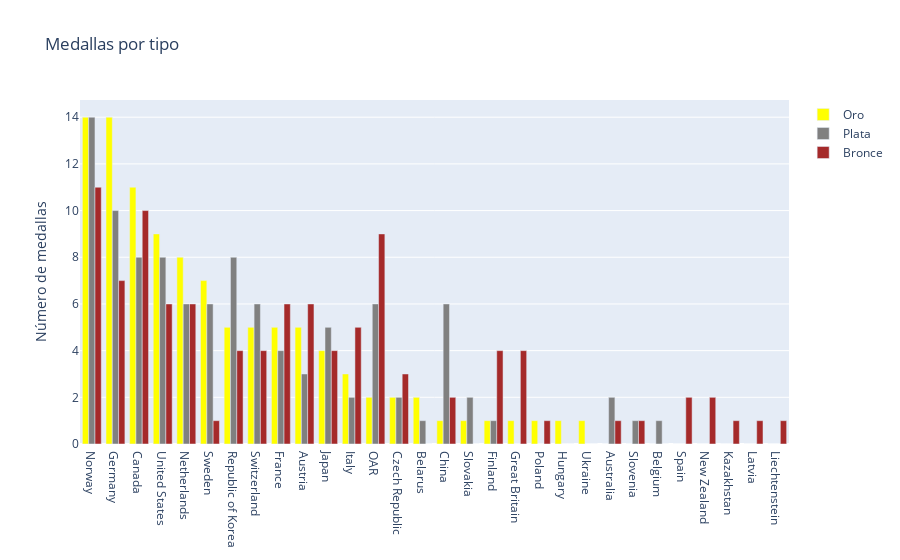

The notebook cell this image was saved under:
### Code cell
datos = [oro, plata, bronce]
capa = go.Layout(title='Medallas por tipo', yaxis=dict(title='Número de medallas'))
figure = go.Figure(data=datos, layout=capa)
pyo.iplot(figure)

### Figure 1 — Plotly figure (JSON) as saved in the notebook; plotly's stock layout.template omitted (floating-point values rounded to 4 significant figures)
{"data": [{"marker": {"color": "yellow"}, "name": "Oro", "type": "bar", "x": ["Norway", "Germany", "Canada", "United States", "Netherlands", "Sweden", "Republic of Korea", "Switzerland", "France", "Austria", "Japan", "Italy", "OAR", "Czech Republic", "Belarus", "China", "Slovakia", "Finland", "Great Britain", "Poland", "Hungary", "Ukraine", "Australia", "Slovenia", "Belgium", "Spain", "New Zealand", "Kazakhstan", "Latvia", "Liechtenstein"], "y": [14, 14, 11, 9, 8, 7, 5, 5, 5, 5, 4, 3, 2, 2, 2, 1, 1, 1, 1, 1, 1, 1, 0, 0, 0, 0, 0, 0, 0, 0]}, {"marker": {"color": "gray"}, "name": "Plata", "type": "bar", "x": ["Norway", "Germany", "Canada", "United States", "Netherlands", "Sweden", "Republic of Korea", "Switzerland", "France", "Austria", "Japan", "Italy", "OAR", "Czech Republic", "Belarus", "China", "Slovakia", "Finland", "Great Britain", "Poland", "Hungary", "Ukraine", "Australia", "Slovenia", "Belgium", "Spain", "New Zealand", "Kazakhstan", "Latvia", "Liechtenstein"], "y": [14, 10, 8, 8, 6, 6, 8, 6, 4, 3, 5, 2, 6, 2, 1, 6, 2, 1, 0, 0, 0, 0, 2, 1, 1, 0, 0, 0, 0, 0]}, {"marker": {"color": "brown"}, "name": "Bronce", "type": "bar", "x": ["Norway", "Germany", "Canada", "United States", "Netherlands", "Sweden", "Republic of Korea", "Switzerland", "France", "Austria", "Japan", "Italy", "OAR", "Czech Republic", "Belarus", "China", "Slovakia", "Finland", "Great Britain", "Poland", "Hungary", "Ukraine", "Australia", "Slovenia", "Belgium", "Spain", "New Zealand", "Kazakhstan", "Latvia", "Liechtenstein"], "y": [11, 7, 10, 6, 6, 1, 4, 4, 6, 6, 4, 5, 9, 3, 0, 2, 0, 4, 4, 1, 0, 0, 1, 1, 0, 2, 2, 1, 1, 1]}], "layout": {"title": {"text": "Medallas por tipo"}, "yaxis": {"title": {"text": "Número de medallas"}}}}
